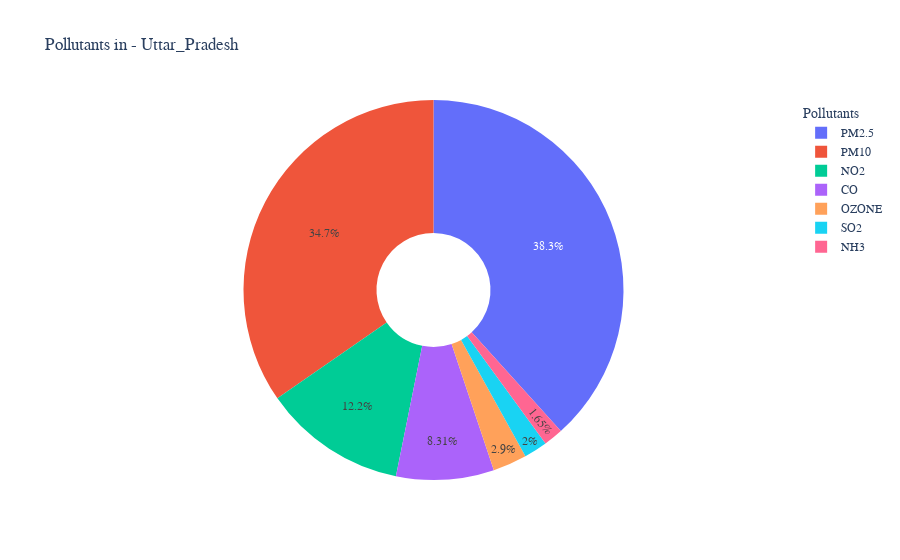
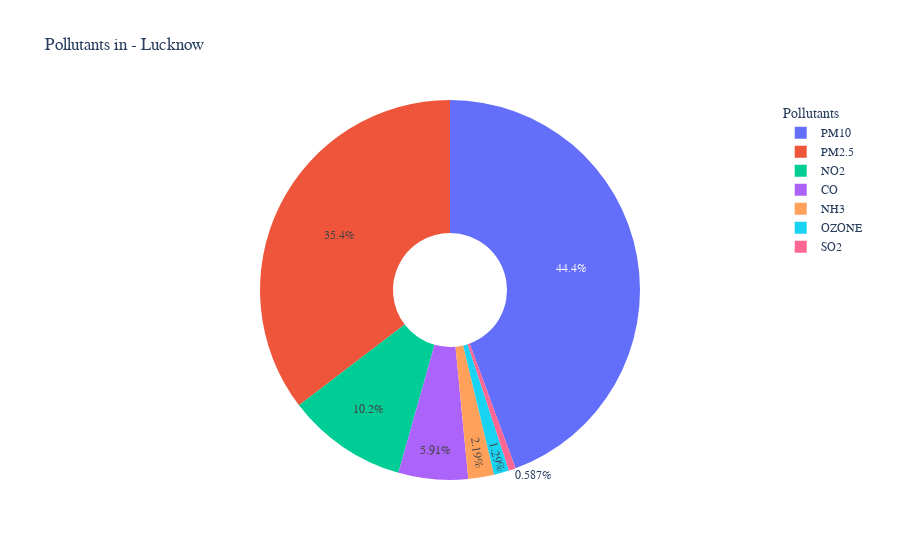

The notebook cell saved with these charts, in order:
### Code cell
import plotly.graph_objects as go
def generatePiechart(filterr,choice):
    labels = df['pollutant_id'].unique()

    values = []

    datachunk=df[df[filterr]==choice]
    for i in labels:
        cc=datachunk[datachunk['pollutant_id']==i]
        values.append(cc['pollutant_avg'].mean())

    # Use `hole` to create a donut-like pie chart
    fig = go.Figure(data=[go.Pie(labels=labels, values=values, hole=.3,)])
    fig.update_layout(
    title="Pollutants in - {} ".format(choice),
    legend_title="Pollutants",
    font=dict(
        family="Courier New, monospace",
        size=12,
        )
        )
    filename="outs/(PIE)Pollutants in - {} ".format(choice)
    fig.write_html("{}.html".format(filename))
    fig.show()

generatePiechart('state','Uttar_Pradesh'),generatePiechart('city','Lucknow')

### Figure 1 — Plotly figure (JSON) as saved in the notebook; plotly's stock layout.template omitted (floating-point values rounded to 4 significant figures)
{"data": [{"hole": 0.3, "labels": ["PM2.5", "PM10", "NO2", "NH3", "SO2", "CO", "OZONE"], "type": "pie", "values": [329.0, 297.6, 104.5, 14.21, 17.14, 71.37, 24.87]}], "layout": {"font": {"family": "Courier New, monospace", "size": 12}, "legend": {"title": {"text": "Pollutants"}}, "title": {"text": "Pollutants in - Uttar_Pradesh "}}}

### Figure 2 — Plotly figure (JSON) as saved in the notebook; plotly's stock layout.template omitted (floating-point values rounded to 4 significant figures)
{"data": [{"hole": 0.3, "labels": ["PM2.5", "PM10", "NO2", "NH3", "SO2", "CO", "OZONE"], "type": "pie", "values": [301.3, 378, 87.25, 18.67, 5.0, 50.33, 11.0]}], "layout": {"font": {"family": "Courier New, monospace", "size": 12}, "legend": {"title": {"text": "Pollutants"}}, "title": {"text": "Pollutants in - Lucknow "}}}
